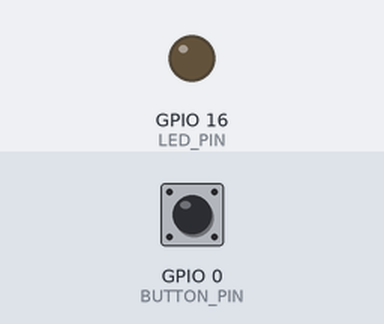
Bench run of a sketch on a simulated ESP8266 (NodeMCU). On the bench: output pins drawn as LEDs (lit = HIGH). The test bench sets the inputs (shaded band); at power-on: GPIO 0 (BUTTON_PIN) HIGH. WiFi joins after 1.5 s; servers stay silent unless stated; what the sketch prints to the serial monitor is not drawn.

Above: at 2.7 s.
2.8 s: GPIO 0 (BUTTON_PIN) pulled LOW for 0.15 s
At 2.9 s:
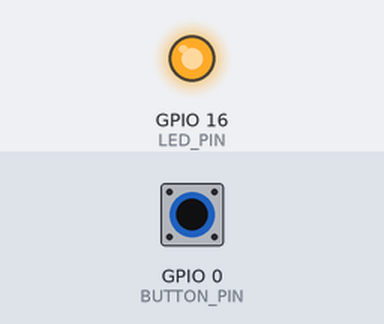
4.5 s: GPIO 0 (BUTTON_PIN) pulled LOW for 3.2 s
At 8.9 s:
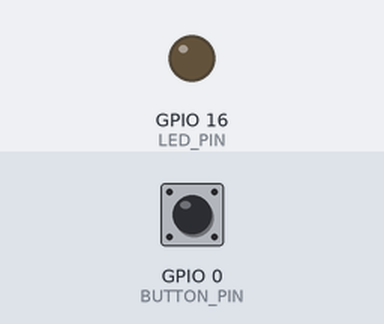
Timing chart, 0 to 10.4 s (numbered marks = the images above; inputs shaded):
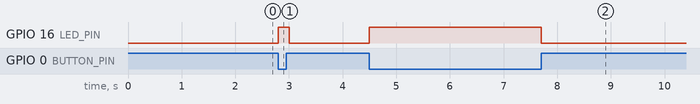

Measured:
- after the input at 2.8 s, GPIO 16 (LED_PIN): LOW → HIGH at once, → LOW 0.20 s later
- after the input at 4.5 s, GPIO 16 (LED_PIN): LOW → HIGH at once, → LOW 3.2 s later

The sketch:

RingRing_client.ino
```cpp
#include <ESP8266WiFi.h>

const char* ssid     = "Studio NAND";
const char* password = "popularheights";

const int LED_PIN = 16;
const int BUTTON_PIN = 0;
int BUTTON_STATE = 0;

void connectToWifi(){
  Serial.begin(115200);
  delay(10);

  // We start by connecting to a WiFi network

  Serial.println();
  Serial.println();
  Serial.print("Connecting to ");
  Serial.println(ssid);

  /* Explicitly set the ESP8266 to be a WiFi-client, otherwise, it by default,
     would try to act as both a client and an access-point and could cause
     network-issues with your other WiFi-devices on your WiFi-network. */
  WiFi.mode(WIFI_STA);
  WiFi.begin(ssid, password);

  while (WiFi.status() != WL_CONNECTED) {
    delay(500);
    Serial.print(".");
  }

  Serial.println("");
  Serial.println("WiFi connected");
  Serial.println("IP address: ");
  Serial.println(WiFi.localIP());
}


void setup() {
  // put your setup code here, to run once:
  pinMode(LED_PIN,OUTPUT);
  pinMode(BUTTON_PIN,INPUT);
  digitalWrite(LED_PIN,LOW);
  connectToWifi();
}

const char* host = "192.168.100.110";
const int   port = 80;
boolean buttonToggle = false;

void loop() {

  BUTTON_STATE = digitalRead(BUTTON_PIN);
  if(BUTTON_STATE != HIGH){
    digitalWrite(LED_PIN,HIGH);
    if(buttonToggle == false){
      connectToHostAndSendMessage("true");
      buttonToggle = true;
    }
  }else if(BUTTON_STATE == HIGH){
    digitalWrite(LED_PIN,LOW);
    if(buttonToggle == true){
      connectToHostAndSendMessage("false");
      buttonToggle = false;
    }
  }
  //delay(1000);
}


void connectToHostAndSendMessage(String msg){
  // put your main code here, to run repeatedly:
  Serial.print("connecting to ");
  Serial.println(host);

  WiFiClient client;
  if (!client.connect(host, port)) {
    Serial.println("connection failed");
    return;
  }

  Serial.print("conntected to: ");
  Serial.print(host);
  Serial.print(":");
  Serial.println(port);
  // finally send the message
  client.print(msg);
}
```
